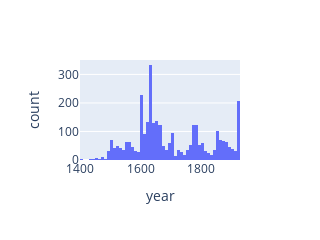

Notebook cell for this chart:
### Code cell
fig

### Figure 1 — Plotly figure (JSON) as saved in the notebook; plotly's stock layout.template omitted (floating-point values rounded to 4 significant figures; data arrays with more than 128 entries replaced by an {"elided": "..."} marker saying what was removed)
{"data": [{"alignmentgroup": "True", "bingroup": "x", "hovertemplate": "year=%{x}<br>count=%{y}<extra></extra>", "legendgroup": "", "marker": {"color": "#636efa", "pattern": {"shape": ""}}, "name": "", "offsetgroup": "", "orientation": "v", "showlegend": false, "type": "histogram", "x": {"elided": "3218 int values"}, "xaxis": "x", "yaxis": "y"}], "layout": {"barmode": "relative", "height": 20, "legend": {"tracegroupgap": 0}, "margin": {"t": 60}, "width": 10, "xaxis": {"anchor": "y", "domain": [0, 1], "title": {"text": "year"}}, "yaxis": {"anchor": "x", "domain": [0, 1], "title": {"text": "count"}}}}
